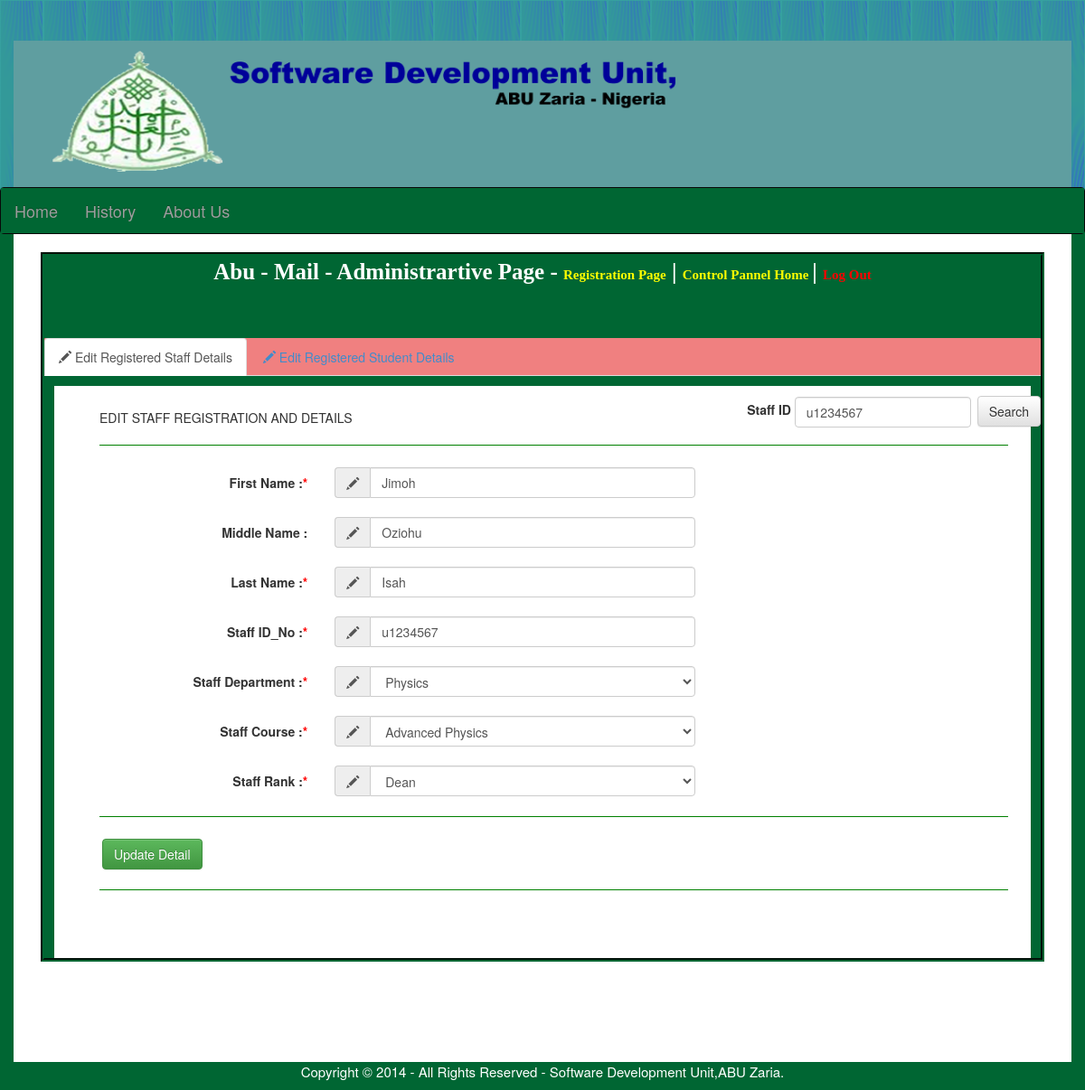
The app's page /Admin_edit_details.php?sherif=u1234567&tabb=3 with its own data.
### tables this page shows
CREATE TABLE IF NOT EXISTS `staff_information` (
  `id` int(11) NOT NULL AUTO_INCREMENT,
  `first_name` varchar(200) NOT NULL,
  `middle_name` varchar(200) NOT NULL,
  `last_name` varchar(200) NOT NULL,
  `staff_type` varchar(200) NOT NULL,
  `staff_id` varchar(250) NOT NULL,
  `course` varchar(250) NOT NULL,
  `department` varchar(250) NOT NULL,
  `marital_status` varchar(100) NOT NULL,
  `dob` date NOT NULL,
  `Gender` varchar(100) NOT NULL,
  `date_employed` date NOT NULL,
  `state_origin` varchar(250) NOT NULL,
  `local_gov` varchar(250) NOT NULL,
  `accademic_level` varchar(50) NOT NULL,
  `username` varchar(250) NOT NULL,
  `password` varchar(250) NOT NULL,
  `change_password` varchar(5) NOT NULL,
  `pic_extension` varchar(10) NOT NULL,
  `picture_file` blob NOT NULL,
  `last_login` date NOT NULL,
  `close_account` varchar(5) NOT NULL,
  `close_publication` varchar(5) NOT NULL,
  `date_register` date NOT NULL,
  `email` varchar(200) NOT NULL,
  `email_activate` varchar(5) NOT NULL,
  PRIMARY KEY (`id`)
);

### Admin_edit_details.php (the view, shortened to what this page needs)
<?php
require_once 'settings/connection.php';
$txtfname = $txtmname = $txtlname=$txtstaffid=$course =$dept= $rank=$comingreg=$reg_id=$reg_id2="";
$generr2 = $generr= $submittab = $submittab2 =$generr3 = $generr4= $delstaff = $delstaff2=$staff_name="";
if (isset($_GET['tabb'])){
$submittab=$_GET['tabb'];
}
if ((isset($_GET['tabb'])) && (isset($_GET['sherif']))){
$submittab =$_GET['tabb'];
$reg_id =$_GET['sherif'];
if ($submittab=="3")
	{
		$query2 = "SELECT username,change_password,first_name, middle_name, last_name, staff_type, staff_id, department, course FROM staff_information WHERE staff_id =:staff_id";
		$stmt2 = $conn->prepare($query2);
		$stmt2->bindValue(':staff_id',$reg_id, PDO::PARAM_STR);
		$stmt2->execute();
		$rows3 = $stmt2->fetch(PDO::FETCH_ASSOC);
		$row_count2 = $stmt2->rowCount();
		if($row_count2 ==1)
		{
			$txtfname = $rows3['first_name'];
			$txtmname = $rows3['middle_name'];
			$txtlname=$rows3['last_name'];
			$txtstaffid = $rows3['staff_id'];
			$course ='<option value='.$rows3['course'].' selected="selected">'.$rows3['course'].'</option>';
			$dept ='<option value='.$rows3['department'].' selected="selected">'.$rows3['department'].'</option>';
			$rank ='<option value='.$rows3['staff_type'].' selected="selected">'.$rows3['staff_type'].'</option>';
		}
	}
}
$back_link = "Register_student.php?tabb=".$submittab;
?>
<!DOCTYPE HTML PUBLIC "-//W3C//DTD HTML 4.01 Transitional//EN" "http://www.w3.org/TR/html4/loose.dtd">
<html lang="en">
<head>
<link rel="stylesheet" type="text/css" href="INDEX_FILES/css/bootstrap.min.css">
<link rel="stylesheet" type="text/css" href="INDEX_FILES/css/bootstrap-theme.min.css">
<link rel="stylesheet" type="text/css" href="INDEX_FILES/css/bootstrap.css">
<link rel="stylesheet" type="text/css" href="INDEX_FILES/css/bootstrap-theme.css" >
<link rel="stylesheet" type="text/css" href="INDEX_FILES/index.css" >
</head>
<body>
<div class="container">
	<div class="row" >
		<div  class=" col-xs-12 col-sm-12 col-md-12 col-lg-12" style="background-color:#5F9EA0;margin:0px">
				 <div  class="col-xs-12 col-sm-12 col-md-12 col-lg-12" style="background-color:#5F9EA0;margin-top:5px;margin-bottom:5px">
					<img src="INDEX_FILES/images/indexbanner.png"  class="img-responsive" style="margin:0px"></img>
				</div>
		</div>
		<div class="col-xs-12 col-sm-12 navigay">
			<div class="row">
						<nav role="navigation" class="navbar navbar-inverse navedit">
						<div class="navbar-header navedit">
							 <a href="index.php" class="navbar-brand">Home</a>
							 <a href="#" class="navbar-brand">History</a>
							 <a href="#" class="navbar-brand">About Us</a>
						</div>
						<div id="navbarCollapse" class="collapse navbar-collapse navedit">
						</div>
					</nav>
			</div>
		</div>
	</div>
	<div class="row">
        <div class="col-xs-12 col-sm-12">
			<div  class="col-sm-12 col-md-12 col-lg-12 hidden-xs">
			       <div style="width:100%; background-color:#006633; margin-bottom:10%; border:4px groove #006633;">
				   <center><span style="color:#FFFFFF; font-weight:bold; font-family:'Times New Roman', Times, serif; font-size:25px;">Abu - Mail - Administrartive Page -  <?php echo '<a style="color:yellow;font-size:15px;" href='.$back_link.'>Registration Page</a>';?> | <a style="color:yellow;font-size:15px;" href="Admin_index.php"> Control Pannel Home </a> | <a style="color:red;font-size:15px;" href="">Log Out</a> </span></center>
							<div class="tabbable">
								<div class="tabbable" style="background-color:#F08080;border-top-left-radius:1px;margin-top:5%;border-top-right-radius:1px">
									<ul id="myTab" class="nav nav-tabs">
										<li class="active taaab"><a data-toggle="tab" href="#dA"><span class="glyphicon glyphicon-pencil"></span> Edit Registered Staff Details</a></li>
										<li class="tabss taaab"><a  data-toggle="tab" href="#dB"><span class="glyphicon glyphicon-pencil"></span>  Edit Registered Student Details</a></li>
									</ul>
								</div>
								<div class="tab-content tabCONT2  style="padding:0px;margin:0px">
									<div class="tab-content tabCONT2  style="padding:0px;margin:0px">
									<div id="dA" class="tab-pane active ">
									<form role="search" class="navbar-form navbar-right"  action="<?php echo htmlspecialchars($_SERVER["PHP_SELF"]);?>" enctype="multipart/form-data" method="POST" name="adminlogin">
										<div class="form-group">
										<label>Staff ID</label>
										   <input type="text" name="searchstaffid" value="<?php echo $reg_id;?>" class="form-control"></input>
										</div>
										 <button type="submit" name="searchstaff" class="btn btn-default">Search</button>
									</form>
									 <div style="width:auto; background-color:#FFFFFF; margin-top:1%; padding-top:20px; padding-right:20px; padding-left:45px;padding-bottom:5%; margin-left:1%; margin-right:1%">
										<form class="form-horizontal" role="form" action="<?php echo htmlspecialchars($_SERVER["PHP_SELF"]);?>" enctype="multipart/form-data" method="POST" name="registeredit" onsubmit="return submiting();" style="margin-top:5px;margin-right:5px;margin-left:5px">
										EDIT STAFF REGISTRATION AND DETAILS <?php echo $generr2; ?>
										<hr style="border-color:green">
												<div class="form-group">
													<label for="txtfname" class="control-label col-xs-3">First Name :<span style="color:red"class"require">*</span></label>
													<div class="col-xs-5">
														<div class="input-group">
															<span class="input-group-addon"><span class="glyphicon glyphicon-pencil"></span></span>
															<input type="text" class="form-control" id="txtfname" name="txtfname" onkeypress="wipeboxeror('3')" value="<?php echo $txtfname;  ?>" placeholder="Enter First Name ">
														</div>
													</div>
													<div class="col-xs-4" id="ferror"></div>
												</div>
												<div class="form-group">
													<label for="txtmname" class="control-label col-xs-3">Middle Name :</label>
													<div class="col-xs-5">
														<div class="input-group">
															<span class="input-group-addon"><span class="glyphicon glyphicon-pencil"></span></span>
															<input type="text" class="form-control" id="txtmname" name="txtmname" value="<?php echo $txtmname;  ?>" placeholder="Enter Middle Name">
														</div>
													</div>
													<div class="col-xs-4" ></div>
												</div>
												<div class="form-group">
													<label for="txtlname" class="control-label col-xs-3">Last Name :<span style="color:red"class"require">*</span></label>
													<div class="col-xs-5">
														<div class="input-group">
															<span class="input-group-addon"><span class="glyphicon glyphicon-pencil"></span></span>
															<input type="text" class="form-control" id="txtlname" name="txtlname" value="<?php echo $txtlname;  ?>" onkeypress="wipeboxeror('2')" placeholder="Enter Last Name">
														</div>
													</div>
													<div class="col-xs-4" id="lerror"></div>
												</div>
												<div class="form-group">
													<label for="txtstaffid" class="control-label col-xs-3">Staff ID_No :<span style="color:red"class"require">*</span></label>
													<div class="col-xs-5">
														<div class="input-group">
															<span class="input-group-addon"><span class="glyphicon glyphicon-pencil"></span></span>
															<input type="text" class="form-control" id="txtstaffid" onblur="check_existing_regno()" onkeypress="wipeboxeror('1')" name="txtstaffid" value="<?php echo $txtstaffid; ?>" placeholder="Enter Staff ID_No">
														</div>
													</div>
													<div class="col-xs-4" id="result"></div>
												</div>
												 <div class="form-group">
														<label for="dept" class="control-label col-xs-3">Staff Department :<span style="color:red"class"require">*</span></label>
														<div class="col-xs-5">
															<div class="input-group">
																<span class="input-group-addon"><span class="glyphicon glyphicon-pencil"></span></span>
																<select class="form-control" id="dept" name="dept"  onchange="schoolComboChange('1');">
																<?php echo $dept;  ?>
																</select>
															</div>
														</div>
														<div class="col-xs-4" id="derror"></div>
													</div>
													 <div class="form-group">
														<label for="course" class="control-label col-xs-3">Staff Course :<span style="color:red"class"require">*</span></label>
														<div class="col-xs-5">
															<div class="input-group">
																<span class="input-group-addon"><span class="glyphicon glyphicon-pencil"></span></span>
																<select class="form-control" id="course" name="course">
																		<?php echo $course;?>
																</select>
															</div>
														</div>
														<div class="col-xs-4" id="cerror"></div>
													</div>
												 <div class="form-group">
														<label for="rank" class="control-label col-xs-3">Staff Rank :<span style="color:red"class"require">*</span></label>
														<div class="col-xs-5">
															<div class="input-group">
																<span class="input-group-addon"><span class="glyphicon glyphicon-pencil"></span></span>
																<select class="form-control" id="rank" name="rank" onchange="wipeboxeror('4');">
																		<?php echo $rank;?>
																</select>
															</div>
														</div>
														<div class="col-xs-4" id="rerror"></div>
													</div>
												<hr style="border-color:green">
													<div class="col-lg-9" id="finalresult">
													</div>
													<div class="form-group">
														<div class="col-lg-3">
															<button type="submit" name="submit" class="btn btn-success">Update Detail</button>
														</div>
													</div>
											  <hr style="border-color:green">
										</form>
									</div>
								</div>
							</div>
						</div>
					</div>
				</div>
			</div>
        </div>
    </div>
</div>
<div class="row">
        <div class="col-xs-12 col-sm-12">
            <footer>
                <p>Copyright &copy; 2014 - All Rights Reserved - Software Development Unit,ABU Zaria.</p>
            </footer>
        </div>
    </div>
</body>
</html>

### INDEX_FILES/index.css (style rules this page uses)
body { background-color:#006633; padding-top:45px; background-image:url("images/img03.png"); background-repeat:repeat-x; }
.container { background-color:#FFFFFF; }
.navigay { padding:0px; padding-bottom:0px; }
footer { background-color:#006633; text-align: center; font-size:15px; color:white; margin-bottom:5px; }
.navedit { background-color:#006633; }
.form-group { padding:4px 3px 2px 3px; }

### Admin_edit_details.php (style rules this page uses)
.form-group { padding:4px 3px 2px 3px; }

### records on screen
staff_information: txtfname "Jimoh", txtmname "Oziohu", txtlname "Isah", txtstaffid "u1234567", dept "Physics", course "Advanced Physics", rank "Dean"
